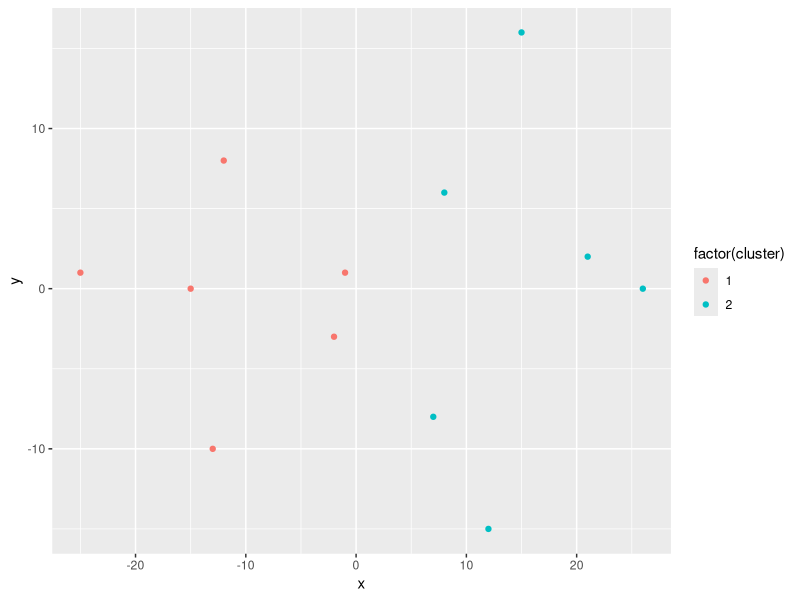
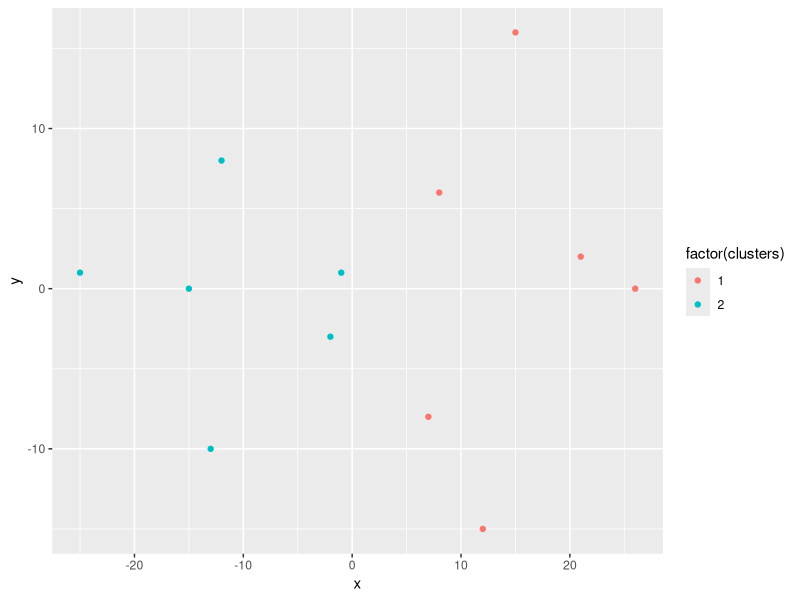

The R source for these figures, in order:
#Primera práctica con k-clusters en la identificación de los jugadores del mismo equipo en un partido de 6vs6 sabiendo las posiciones de los jugadores al inicio.

library(dplyr)
library(ggplot2)

lineup <- data.frame("x"=c(-1,-2,8,7,-12,-15,-13,15,21,12,-25,26),"y"=c(1,-3,6,-8,8,0,-10,16,2,-15,1,0))

#Calculamos la distancia euclídea entre todos los jugadores.

dist_players <- dist(lineup)

#Mediante las dos siguientes funciones, agrupamos los jugadores mediante el máximo enlace completo e identificamos a qué equipo corresponde cada jugador.

hc_players <- hclust(dist_players, method="complete")
cluster_k2 <- cutree(hc_players, k=2)

#Agrupamos el vector cluster_k2 al dataframe de antes para visualizar los datos juntos.

lineup_k2_complete <- lineup %>% mutate(cluster=cluster_k2)

#Graficamos cada jugador por equipo.

ggplot(lineup_k2_complete, aes(x=x,y=y, col=factor(cluster))) + geom_point()

#--
#--
#Aplicamos ahora el método de k-medias.
#--
#--

model_kmp <- kmeans(lineup, centers=2)

cluster_kmp <- model_kmp$cluster

lineup_kmp <- lineup %>% mutate(clusters=cluster_kmp)

ggplot(lineup_kmp, aes(x = x, y = y, color = factor(clusters))) +
  geom_point()

       
